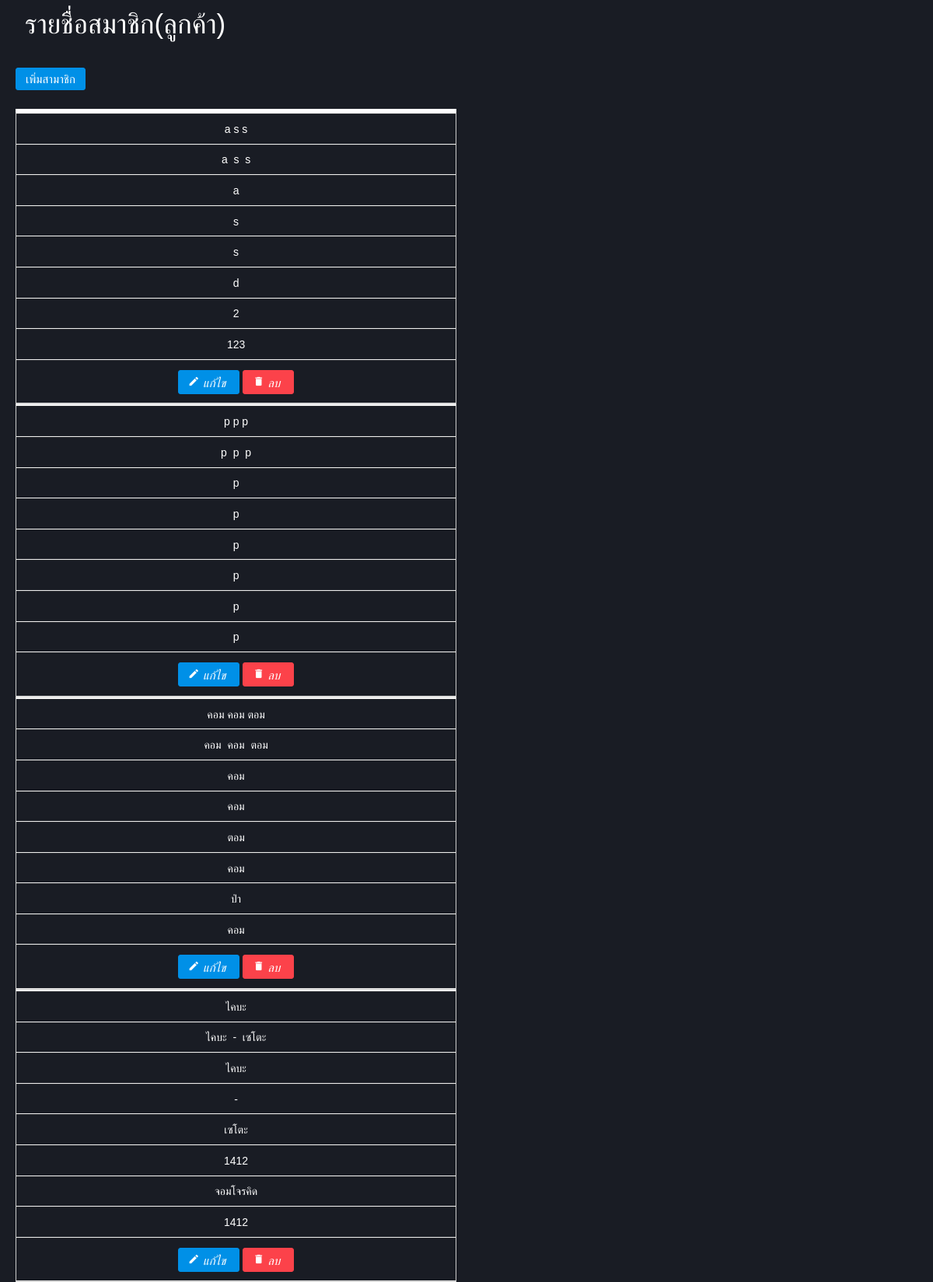
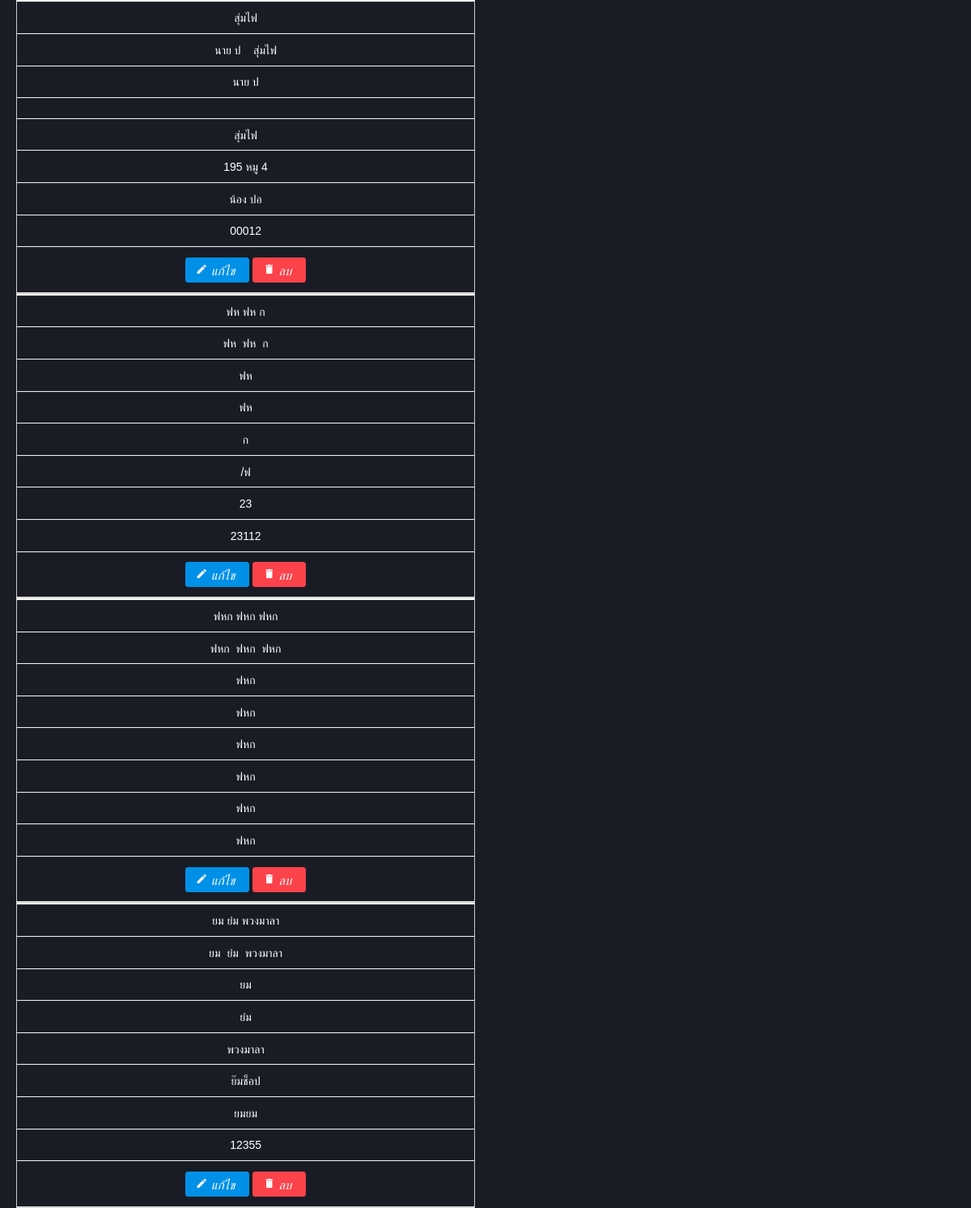
Screenshot of /pages/customer.php (signed in) with the database file from the repository (2 pictures, top to bottom).
### tables this page shows
CREATE TABLE `customer` (
  `customer_id` int(11) NOT NULL,
  `customer_name` varchar(100) NOT NULL,
  `address` varchar(100) NOT NULL,
  `contact` varchar(100) NOT NULL,
  `membership_number` varchar(100) NOT NULL,
  `first_name` varchar(50) NOT NULL,
  `middle_name` varchar(50) NOT NULL,
  `last_name` varchar(50) NOT NULL
);

### pages/customer.php (the view, shortened to what this page needs)
<!DOCTYPE html>
<html lang="en">
<head>
  <link rel="stylesheet" href="assets/vendors/mdi/css/materialdesignicons.min.css">
  <link rel="stylesheet" href="assets/vendors/css/vendor.bundle.base.css">
  <link rel="stylesheet" href="assets/vendors/jvectormap/jquery-jvectormap.css">
  <link rel="stylesheet" href="assets/vendors/flag-icon-css/css/flag-icon.min.css">
  <link rel="stylesheet" href="assets/vendors/owl-carousel-2/owl.carousel.min.css">
  <link rel="stylesheet" href="assets/vendors/owl-carousel-2/owl.theme.default.min.css">
  <link rel="stylesheet" href="assets/css/style.css">
    <link href="src/facebox.css" media="screen" rel="stylesheet" type="text/css" />
</head>
<body class="dark-edition">
<div class="container-scroller">
    <div id="page-wrapper">
        <div class="container"  style="margin-left:20px; margin-top: -60px;" >
                <div class="row">
                    <div class="col-lg-12" style="margin-top: 70px; margin-bottom: 15px; ">
                    <h1 class="page-header">รายชื่อสมาชิก(ลูกค้า)</h1>
                </div>
                <div id="maintable">
                        <button class="btn btn-primary" data-toggle="modal" data-target="#addc">
                            เพิ่มสามาชิก
                        </button>
                        <br><br>
                    </div>
                    <table width="100%" class="table table-hover text-light" id="dataTables-example">
                        <thead  colspan="5" style="border-top:2px solid #FFFFFF">
                        </thead>
                        <tbody colspan="5" style="border-top:2px solid #FFFFFF">
                            <?php
                        include('connect.php');
                        $result = $db->prepare("SELECT * FROM customer ORDER BY first_name");
                        $result->execute();
                        for($i=0; $row = $result->fetch(); $i++){
                            ?>
                            <tr class="record" colspan="5" style="border-top:2px solid #FFFFFF">
                                <td><?php echo $row['customer_name']; ?></td>
                                <td><?php echo $row['first_name'].
                                "&nbsp&nbsp".$row['middle_name'].
                                "&nbsp&nbsp".$row['last_name'] ?></td>
                                <td><?php echo $row['first_name']; ?></td>
                                <td><?php echo $row['middle_name']; ?></td>
                                <td><?php echo $row['last_name']; ?></td>
                                <td><?php echo $row['address']; ?></td>
                                <td align="right"><?php echo $row['contact']; ?></td>
                                <td align="right"><?php echo $row['membership_number']; ?></td>
                                <td><a rel="facebox" class="btn btn-primary"
                                        href="editcustomer.php?id=<?php echo $row['customer_id']; ?>">
                                        <i class="mdi mdi-pencil"> แก้ไข</i>
                                    </a>
                                    <a id="<?php echo $row['customer_id']; ?>" class="btn btn-danger delbutton"
                                        title="Click To Delete">
                                        <i class="mdi mdi-delete"> ลบ</i>
                                    </a>
                                </td>
                            </tr>
                            <?php
                    }
                    ?>
                        </tbody>
                    </table>
                </div>
            </div>
        </div>
    </div>
</body>
</html>

### rows the page displays
customer: customer_name "a s s", first_name "a", middle_name "s", last_name "s", address "d", contact "2", membership_number "123"
customer: customer_name "p p p", first_name "p", middle_name "p", last_name "p", address "p", contact "p", membership_number "p"
customer: customer_name "คอม คอม ตอม", first_name "คอม", middle_name "คอม", last_name "ตอม", address "คอม", contact "ป่า", membership_number "คอม"
customer: customer_name "ไคบะ", first_name "ไคบะ", middle_name "-", last_name "เซโตะ", address "1412", contact "จอมโจรคิด", membership_number "1412"
customer: customer_name "สุ่มไฟ", first_name "นาย ป", last_name "สุ่มไฟ", address "195 หมู 4", contact "น้อง ปอ", membership_number "00012"
customer: customer_name "ฟห ฟห ก", first_name "ฟห", middle_name "ฟห", last_name "ก", address "/ฟ", contact "23", membership_number "23112"
customer: customer_name "ฟหก ฟหก ฟหก", first_name "ฟหก", middle_name "ฟหก", last_name "ฟหก", address "ฟหก", contact "ฟหก", membership_number "ฟหก"
customer: customer_name "ยม ยํม พวงมาลา", first_name "ยม", middle_name "ยํม", last_name "พวงมาลา", address "ย๊มช็อป", contact "ยมยม", membership_number "12355"
